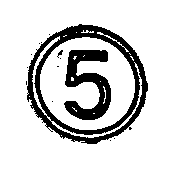
#> input picture traffic_sign/TRAIN/sign_1_1.png, 181 x 171 px; its folder holds 4 pictures in this run
$ python test_fourier.py
#> lines starting #> are read from the running program, lines starting #| are printed output that depends on the picture; after the words box and inside, x2 and y2 are one past the last pixel; in counts of white or black regions, pixels touching at a corner belong together
import matplotlib
import matplotlib.pyplot as plt
import cv2
import skimage
from skimage import data
from skimage.filters import try_all_threshold
import os
from skimage.color import rgb2gray,rgba2rgb
from skimage import io
from skimage.filters import threshold_otsu, threshold_minimum, threshold_triangle, threshold_local, rank, threshold_yen
from skimage.morphology import disk
import numpy as np
import matplotlib.image as im
from scipy.spatial import distance


def fourier_desc(img, size):
    """

    :param img:
    :param size:
    :return:
    """
    img_fft = np.fft.fft2(img)
    spectrum = np.log(1 + np.abs(img_fft))

    out = []
    for i in range(0, size):
        tmp = []
        for j in range(0, size):
            tmp.append(spectrum[i][j])
        out.append(tmp)
    return list(np.concatenate(out).flat)


def fit_fft(train, size):
    train_learned = []
    for i, item in enumerate(train):
        train_learned.append(fourier_desc(item, size))
    return train_learned


def classify_fft(img, train, name, size):
    tmp = fourier_desc(img, size)
    #print(tmp)
    res = enc_idx(find_nearest(train, tmp))
    out = []
    # print("Deskryptor - Fourier: ", res)
    out.append(1) if res == name else out.append(0)
    return out


def enc_idx(i):
    n = ["sign_1", "sign_2", "sign_3", "sign_4", "sign_5", "sign_6", "sign_7", "sign_8", "sign_9", "sign_10"]
    return n[i]


def find_nearest(array, value):
    dist=[]
    array = np.asarray(array)
    value = np.asarray(value)
    for i in range(len(array)):
        dist.append(np.linalg.norm(array[i] - value))
    dist = np.asarray(dist)
    idx = dist.argmin()
    return idx


    # [6 lines of commented-out code are left out]


def score(scores):
    # print(scores)
    res = 0
    for i in range(len(scores)):
        res += scores[i][0]
    res = res / len(scores) * 100
    return res


if __name__ == "__main__":
    print('Dwuwymiarowy deskryptor Fouriera (2D Fourier)')
    sizes=[5, 10, 15, 20 ,50]
    for s in sizes:
        train = []
        for i in range(1, 11):
            p = "./TRAIN/sign_" + str(i) + "_1.png"
            img = cv2.imread(p, cv2.IMREAD_GRAYSCALE)
#> img: shape (171, 181); 83.6% white; 14 black regions (12 under 20 px), largest, box (x1, y1, x2, y2) and area: (27, 24, 148, 144) 3362, (64, 50, 111, 120) 1683
            train.append(img)

        clf = fit_fft(train, s)
#> in fit_fft, `train_learned = []`: train_learned = []
#> the loop in fit_fft, `for i, item in enumerate(train):` made 3 passes
#> pass 1, in fourier_desc, `spectrum = np.log(1 + np.abs(img_fft))`:
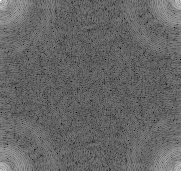
#> spectrum: shape (171, 181) float64; min 3.67, max 15.7, mean 8.51; drawn with min black and max white
#> pass 2, in fourier_desc (call 2), `spectrum = np.log(1 + np.abs(img_fft))`:
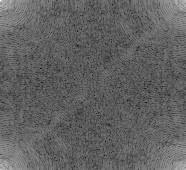
#> spectrum: shape (170, 186) float64; min 3.77, max 15.76, mean 8.39; drawn with min black and max white
#> (the run stopped early here; a loop or call above may not have finished)
